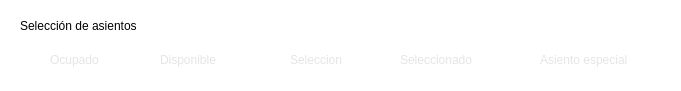
     <widget class="QFrame" name="frame_2">
      <property name="geometry">
       <rect>
        <x>10</x>
        <y>100</y>
        <width>681</width>
        <height>91</height>
       </rect>
      </property>
      <property name="styleSheet">
       <string notr="true">background-color: rgb(255, 255, 255);
border-radius:25px;</string>
      </property>
      <property name="frameShape">
       <enum>QFrame::Shape::StyledPanel</enum>
      </property>
      <property name="frameShadow">
       <enum>QFrame::Shadow::Raised</enum>
      </property>
      <widget class="QLabel" name="label_15">
       <property name="geometry">
        <rect>
         <x>510</x>
         <y>50</y>
         <width>21</width>
         <height>21</height>
        </rect>
       </property>
       <property name="styleSheet">
        <string notr="true">image: url(:/recursos/icon5.svg);</string>
       </property>
       <property name="text">
        <string/>
       </property>
      </widget>
      <widget class="QLabel" name="label_16">
       <property name="geometry">
        <rect>
         <x>540</x>
         <y>50</y>
         <width>121</width>
         <height>20</height>
        </rect>
       </property>
       <property name="styleSheet">
        <string notr="true">color: rgb(229, 229, 229);
font: 16pt &quot;Segoe UI&quot;;
font: 600 12pt &quot;Segoe UI&quot;;</string>
       </property>
       <property name="text">
        <string>Asiento especial</string>
       </property>
      </widget>
      <widget class="QLabel" name="label_12">
       <property name="geometry">
        <rect>
         <x>400</x>
         <y>50</y>
         <width>101</width>
         <height>20</height>
        </rect>
       </property>
       <property name="styleSheet">
        <string notr="true">color: rgb(229, 229, 229);
font: 16pt &quot;Segoe UI&quot;;
font: 600 12pt &quot;Segoe UI&quot;;</string>
       </property>
       <property name="text">
        <string>Seleccionado</string>
       </property>
      </widget>
      <widget class="QLabel" name="label_13">
       <property name="geometry">
        <rect>
         <x>370</x>
         <y>50</y>
         <width>21</width>
         <height>21</height>
        </rect>
       </property>
       <property name="styleSheet">
        <string notr="true">image: url(:/recursos/icon3.svg);</string>
       </property>
       <property name="text">
        <string/>
       </property>
      </widget>
      <widget class="QLabel" name="label_6">
       <property name="geometry">
        <rect>
         <x>260</x>
         <y>50</y>
         <width>21</width>
         <height>21</height>
        </rect>
       </property>
       <property name="styleSheet">
        <string notr="true">image: url(:/recursos/icon2.svg);</string>
       </property>
       <property name="text">
        <string/>
       </property>
      </widget>
      <widget class="QLabel" name="label_11">
       <property name="geometry">
        <rect>
         <x>290</x>
         <y>50</y>
         <width>71</width>
         <height>20</height>
        </rect>
       </property>
       <property name="styleSheet">
        <string notr="true">color: rgb(229, 229, 229);
font: 16pt &quot;Segoe UI&quot;;
font: 600 12pt &quot;Segoe UI&quot;;</string>
       </property>
       <property name="text">
        <string>Seleccion</string>
       </property>
      </widget>
      <widget class="QLabel" name="label_10">
       <property name="geometry">
        <rect>
         <x>160</x>
         <y>50</y>
         <width>81</width>
         <height>20</height>
        </rect>
       </property>
       <property name="styleSheet">
        <string notr="true">color: rgb(229, 229, 229);
font: 16pt &quot;Segoe UI&quot;;
font: 600 12pt &quot;Segoe UI&quot;;</string>
       </property>
       <property name="text">
        <string>Disponible</string>
       </property>
      </widget>
      <widget class="QLabel" name="label_4">
       <property name="geometry">
        <rect>
         <x>130</x>
         <y>50</y>
         <width>21</width>
         <height>21</height>
        </rect>
       </property>
       <property name="styleSheet">
        <string notr="true">image: url(:/recursos/icon.svg);</string>
       </property>
       <property name="text">
        <string/>
       </property>
      </widget>
      <widget class="QLabel" name="label_8">
       <property name="geometry">
        <rect>
         <x>50</x>
         <y>50</y>
         <width>71</width>
         <height>20</height>
        </rect>
       </property>
       <property name="styleSheet">
        <string notr="true">color: rgb(229, 229, 229);
font: 16pt &quot;Segoe UI&quot;;
font: 600 12pt &quot;Segoe UI&quot;;</string>
       </property>
       <property name="text">
        <string>Ocupado</string>
       </property>
      </widget>
      <widget class="QLabel" name="label_14">
       <property name="geometry">
        <rect>
         <x>20</x>
         <y>50</y>
         <width>21</width>
         <height>21</height>
        </rect>
       </property>
       <property name="styleSheet">
        <string notr="true">image: url(:/recursos/icon4.svg);</string>
       </property>
       <property name="text">
        <string/>
       </property>
      </widget>
      <widget class="QLabel" name="label_7">
       <property name="geometry">
        <rect>
         <x>20</x>
         <y>10</y>
         <width>191</width>
         <height>31</height>
        </rect>
       </property>
       <property name="styleSheet">
        <string notr="true">font: 14pt &quot;Segoe UI&quot;;</string>
       </property>
       <property name="text">
        <string>Selección de asientos</string>
       </property>
      </widget>
     </widget>
